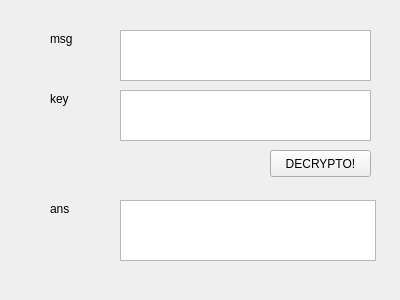
<?xml version="1.0" encoding="UTF-8"?>
<ui version="4.0">
 <class>Form</class>
 <widget class="QWidget" name="Form">
  <property name="geometry">
   <rect>
    <x>0</x>
    <y>0</y>
    <width>400</width>
    <height>300</height>
   </rect>
  </property>
  <property name="windowTitle">
   <string>Form</string>
  </property>
  <widget class="QLabel" name="label_2">
   <property name="geometry">
    <rect>
     <x>50</x>
     <y>90</y>
     <width>67</width>
     <height>17</height>
    </rect>
   </property>
   <property name="text">
    <string>key</string>
   </property>
  </widget>
  <widget class="QPushButton" name="pushButton">
   <property name="geometry">
    <rect>
     <x>270</x>
     <y>150</y>
     <width>101</width>
     <height>27</height>
    </rect>
   </property>
   <property name="text">
    <string>DECRYPTO!</string>
   </property>
  </widget>
  <widget class="QLabel" name="label">
   <property name="geometry">
    <rect>
     <x>50</x>
     <y>30</y>
     <width>67</width>
     <height>17</height>
    </rect>
   </property>
   <property name="text">
    <string>msg</string>
   </property>
  </widget>
  <widget class="QTextBrowser" name="textBrowser_3">
   <property name="geometry">
    <rect>
     <x>120</x>
     <y>200</y>
     <width>256</width>
     <height>61</height>
    </rect>
   </property>
  </widget>
  <widget class="QLabel" name="label_3">
   <property name="geometry">
    <rect>
     <x>50</x>
     <y>200</y>
     <width>67</width>
     <height>17</height>
    </rect>
   </property>
   <property name="text">
    <string>ans</string>
   </property>
  </widget>
  <widget class="QTextEdit" name="textEdit">
   <property name="geometry">
    <rect>
     <x>120</x>
     <y>30</y>
     <width>251</width>
     <height>51</height>
    </rect>
   </property>
  </widget>
  <widget class="QTextEdit" name="textEdit_2">
   <property name="geometry">
    <rect>
     <x>120</x>
     <y>90</y>
     <width>251</width>
     <height>51</height>
    </rect>
   </property>
  </widget>
 </widget>
 <resources/>
 <connections/>
</ui>
